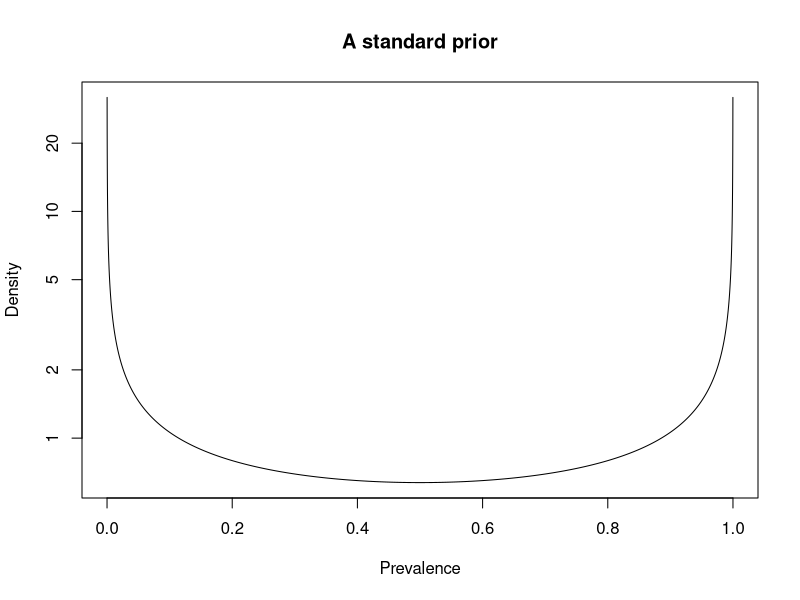
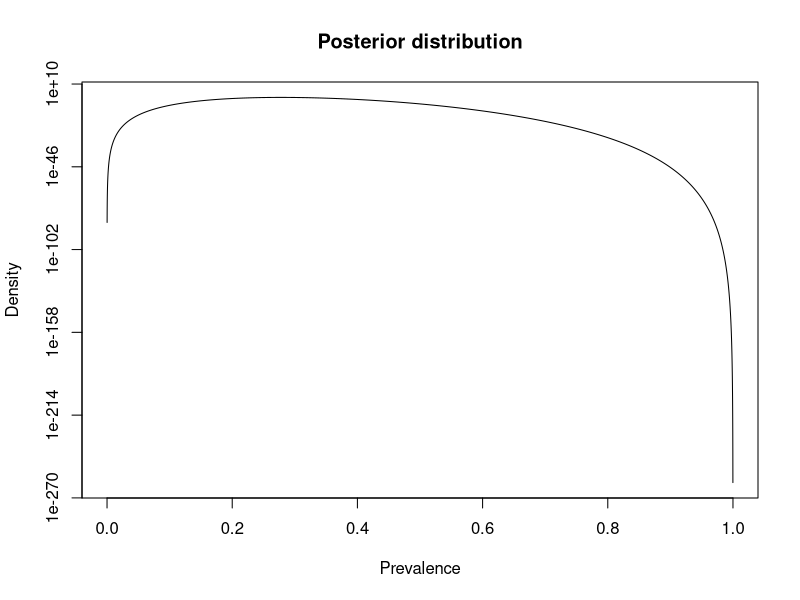
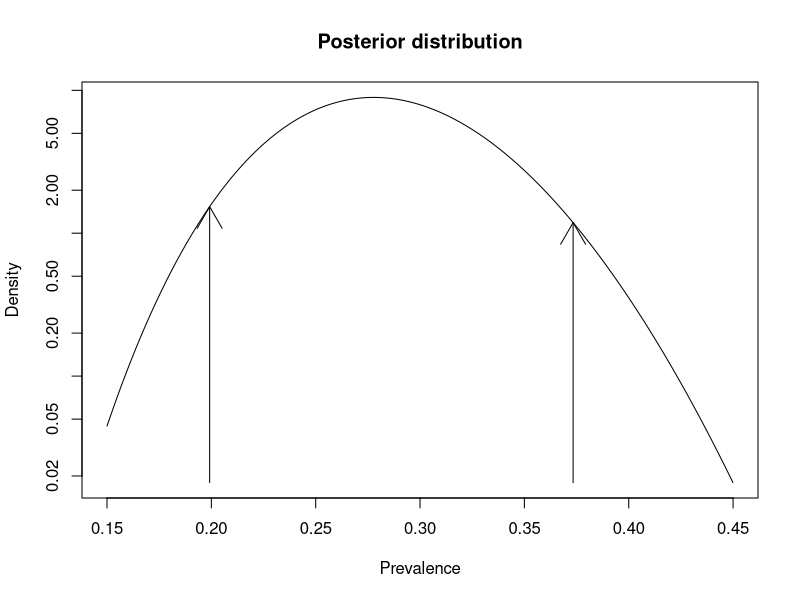

The R source for these figures, in order:

## This code can be deleted if we merge with introLikelihood
sampleSize <- 100
truePrev <- .3
set.seed(3)
samplePos <- rbinom(1, sampleSize, truePrev)
hypoPrevs <- seq(0,1, length=10000)

zmin <- 0.15
zmax <- 0.45
zoom <- (hypoPrevs>=zmin) & (hypoPrevs <= zmax)
zPrevs <- hypoPrevs[zoom]

######################################################################

## To do a Bayesian analysis we need a prior distribution
## A very cool one is the Jeffreys Prior, where the prior 
## probability at a point is related to the Fisher information of the distribution
## https://en.wikipedia.org/wiki/Jeffreys_prior
## The Jeffreys prior for the binomial distribution is a beta distribution with standard parameters both equal to 1/2.

## It looks like this

plot(hypoPrevs, dbeta(hypoPrevs, 1/2, 1/2)
	, main="A standard prior"
	, xlab="Prevalence"
	, ylab="Density"
	, type="l", log="y"
)

## Notice that the prior is very broad

######################################################################

## In this case, the Jeffreys prior is also a conjugate prior:
## the posterior will also have a beta distribution

## The posterior after our first sample looks like this:

sampleNeg = sampleSize-samplePos

plot(hypoPrevs, dbeta(hypoPrevs, samplePos+1/2, sampleNeg+1/2)
	, main="Posterior distribution"
	, xlab="Prevalence"
	, ylab="Density"
	, type="l", log="y"
)

## We can zoom in again

plot(zPrevs, dbeta(zPrevs, samplePos+1/2, sampleNeg+1/2)
	, main="Posterior distribution"
	, xlab="Prevalence"
	, ylab="Density"
	, type="l", log="y"
)

## The ICI3D-recommended way of choosing Bayesian CIs is quantiles
## This means we find the values that are only exceeded with probability of α/2, where α is our significance level

## Because we have the exact distribution of our posterior, 
## this is easy to calculate in this case
alpha = 0.05
ci <- qbeta(c(alpha/2, 1-alpha/2), samplePos+1/2, sampleNeg+1/2)
print(ci)

## We can show these values with arrows

base <- min(dbeta(zPrevs, samplePos+1/2, sampleNeg+1/2))
height <- dbeta(ci, samplePos+1/2, sampleNeg+1/2)

arrows(ci, base, ci, height)
